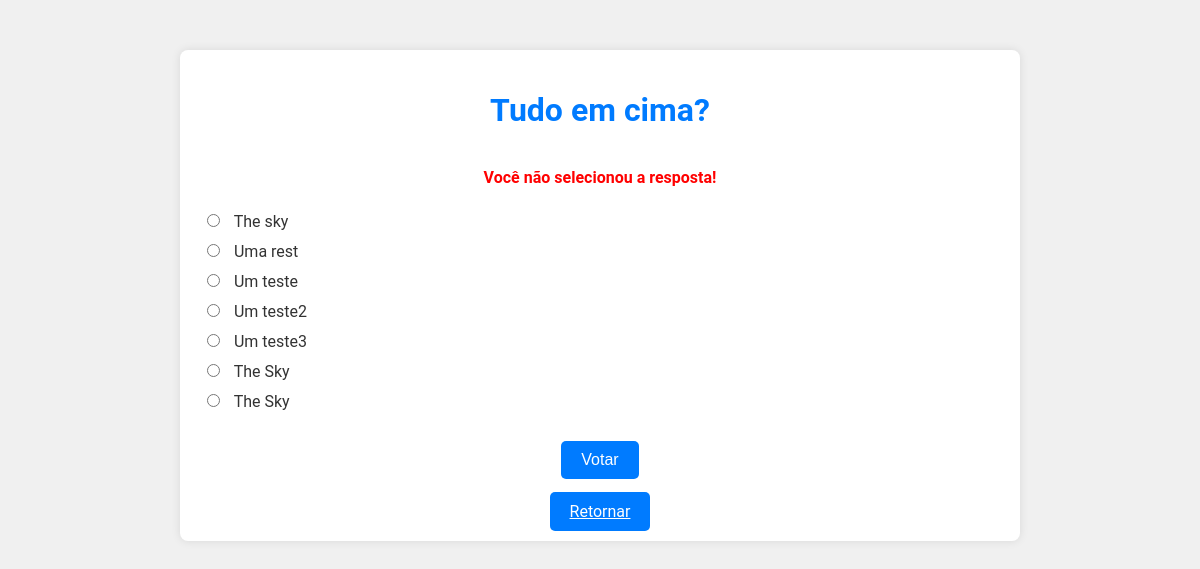
/polls/2/vote/, run on the app's committed database.
### polls/models.py (models this page shows, shortened)
class Question(models.Model):
    question_text = models.CharField(max_length=200)
    pub_date = models.DateTimeField("date published")

class Choice(models.Model):
    question = models.ForeignKey(Question, on_delete=models.CASCADE)
    choice_text = models.CharField(max_length=200)
    votes = models.IntegerField(default=0)

### polls/views.py (the view)
# urls.py: path("<int:question_id>/vote/", views.vote, name="vote"),
def vote(request, question_id):
    question = get_object_or_404(Question, pk=question_id)
    try:
        selected_choice = question.choice_set.get(pk=request.POST["choice"])
    except (KeyError, Choice.DoesNotExist):
        return render(
            request,
            "polls/detail.html",
            {
                "question": question,
                "error_message": "Você não selecionou a resposta!"},
        )
    else:
        selected_choice.votes = F("votes") + 1
        selected_choice.save()
        return HttpResponseRedirect(reverse("polls:results", args=(question.id,)))

### polls/templates/polls/detail.html (shortened to what this page needs)
{% load static %}
<!DOCTYPE html>
<html lang="pt-br">
<head>
    <link rel="stylesheet" type="text/css" href="{% static 'css/style.css' %}">
</head>
<body>
    <div class="container">
        <form action="{% url 'polls:vote' question.pk %}" method="post">
            <fieldset>
                <legend><h1>{{ question.question_text }}</h1></legend>
                {% if error_message %}
                    <p class="error"><strong>{{ error_message }}</strong></p>
                {% endif %}
                {% for choice in question.choice_set.all %}
                    <div class="choice">
                        <input type="radio" name="choice" id="choice{{ forloop.counter }}" value="{{ choice.id }}">
                        <label for="choice{{ forloop.counter }}">{{ choice.choice_text }}</label>
                    </div>
                {% endfor %}
            </fieldset>
                <div class="botao-voto">
                    <input type="submit" value="Votar" class="btn"><br><br>
                    <a class="btn" href="{% url 'polls:index' %}"> Retornar</a>
                </div>
        </form>
    </div>
</body>
</html>

### polls/static/css/style.css (style rules this page uses)
body { font-family: 'Roboto', Arial, sans-serif; background-color: #f0f0f0; color: #333; margin: 0; padding: 0; }
.container { width: 80%; max-width: 800px; margin: 50px auto; background-color: #fff; padding: 20px; box-shadow: 0 0 10px rgba(0, 0, 0, 0.1); border-radius: 8px; text-align: center; }
h1 { color: #007BFF; margin-bottom: 20px; }
p { line-height: 1.6; }
form { text-align: center; align-items: center }
fieldset { border: none; padding: 0; }
legend h1 { color: #007BFF; margin-bottom: 20px; }
.error { color: red; margin-bottom: 20px; }
.choice { margin-bottom: 10px; text-align: left; }
.choice input[type="radio"] { margin-right: 10px; }
.btn { background-color: #007BFF; color: white; border: none; padding: 10px 20px; font-size: 16px; border-radius: 5px; cursor: pointer; margin-top: 20px; }
.botao-voto { font-size: large; }

### data on the page
Question: question_text "Tudo em cima?"
Choice: choice_text "The sky"
Choice: choice_text "Uma rest"
Choice: choice_text "Um teste"
Choice: choice_text "Um teste2"
Choice: choice_text "Um teste3"
Choice: choice_text "The Sky"
Choice: choice_text "The Sky"

### other printed values
{{ error_message }} "Você não selecionou a resposta!"
